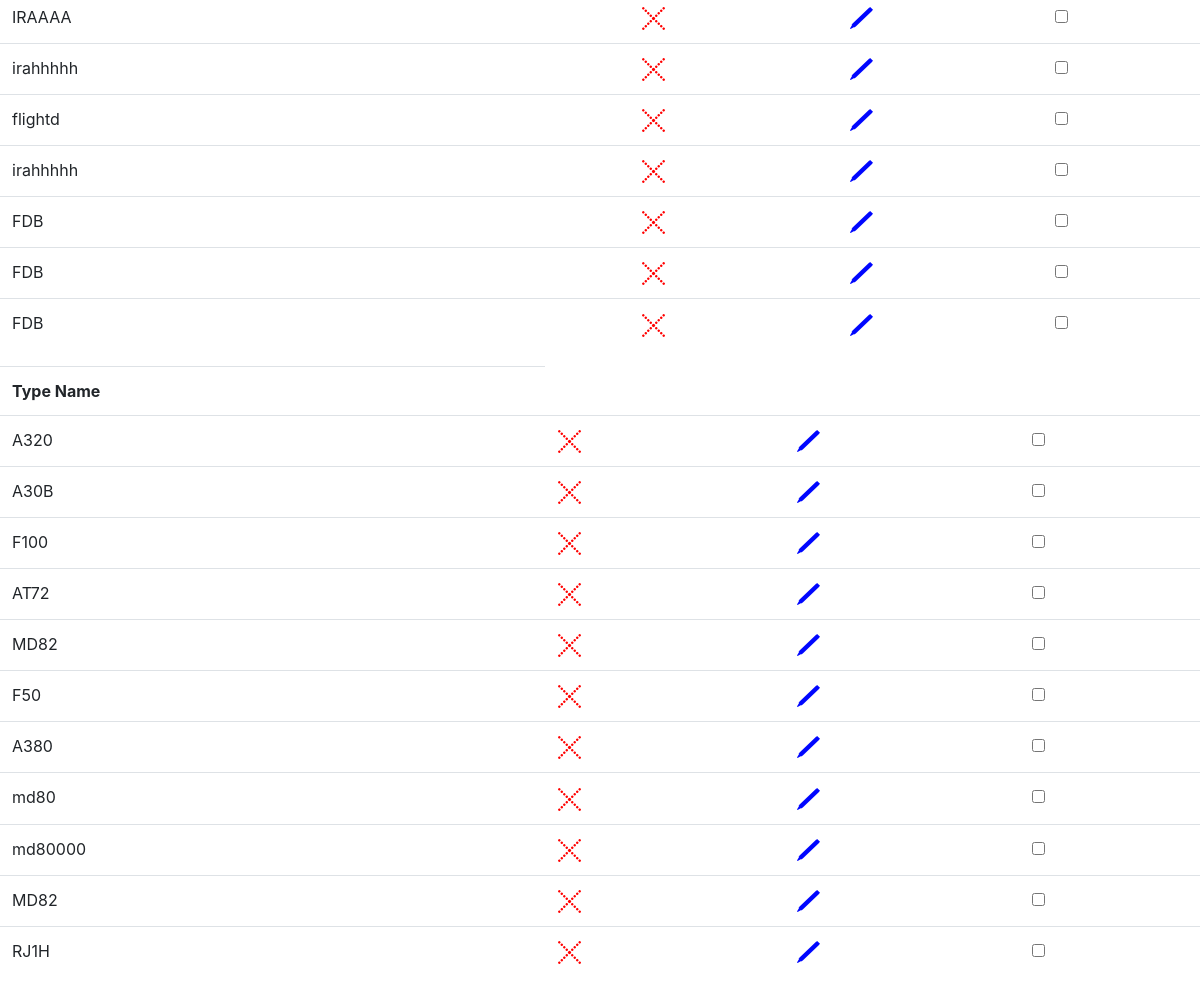
/app1/initialinfo/ (lower part), run on an earlier commit of the app's database.
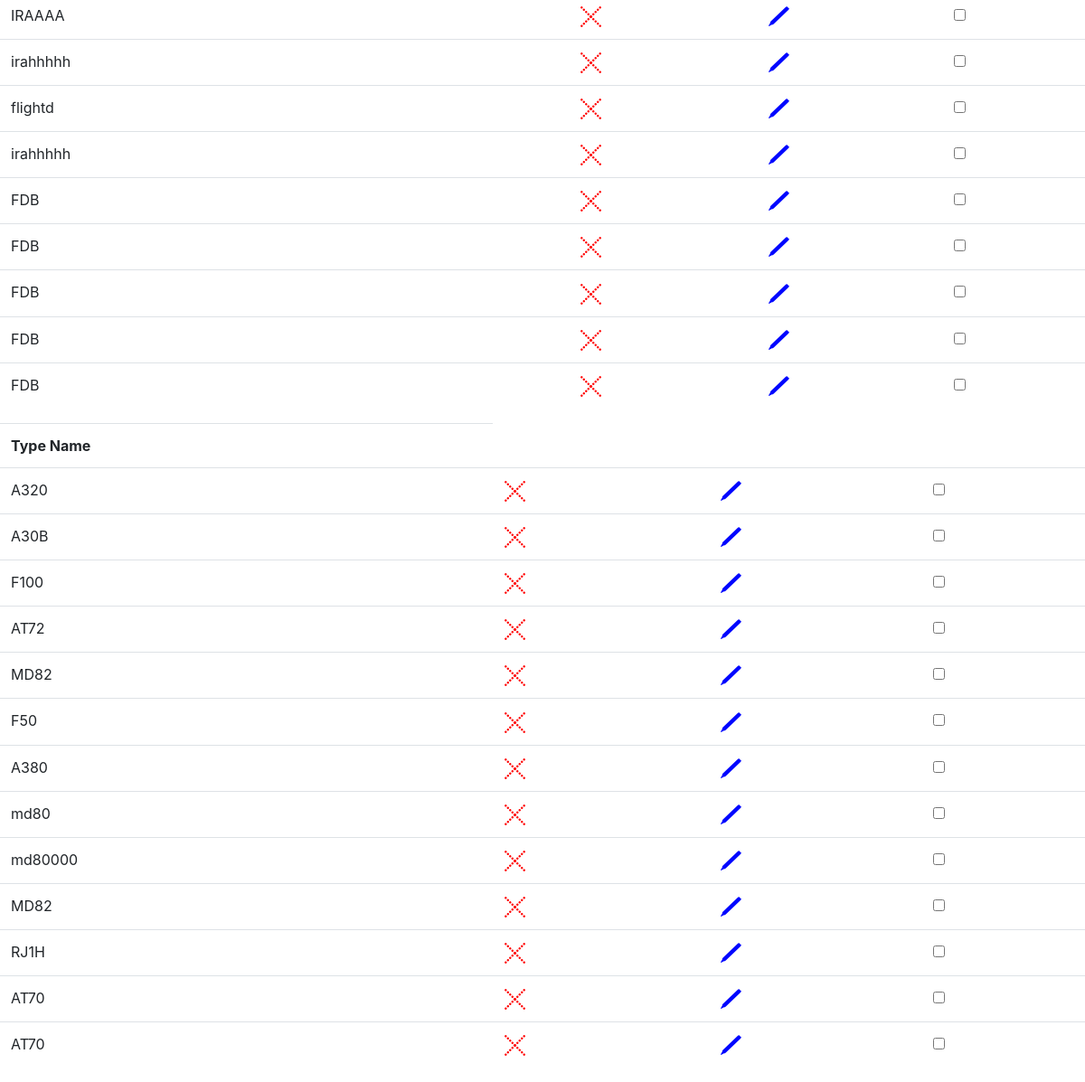
And on a later commit of the database.
### app1/models.py (models this page shows, shortened)
class companyList(models.Model):
    company=models.CharField(max_length=20,null=True)

class typeList(models.Model):
    type=models.CharField(max_length=10,null=True)

### app1/views.py (the view)
# urls.py: path('initialinfo/',views.main,name='initialinfo'),
def main(request):
    frmc=CompanyForm
    frmt=TypeForm
    msg=""
    cy=""
    tp=""
    if request.method=='POST' and 'btncompany' in request.POST:
        frmc=CompanyForm(request.POST)
        if frmc.is_valid():
            frmc.save(commit=True)
            msg="با موفقیت انجام شد"
    if request.method=='POST' and 'btntype' in request.POST:
        frmt=TypeForm(request.POST)
        if frmt.is_valid():
            frmt.save(commit=True)
            msg="با موفقیت انجام شد"
    cy=companyList.objects.all()
    tp=typeList.objects.all()
    return render(request,'app1/main.html',{'frmc':frmc,'frmt':frmt,'msg':msg,'cy':cy,'tp':tp})

### app1/templates/app1/main.html (shortened to what this page needs)
<!DOCTYPE html>
{% load static %}
{% load bootstrap %}
<html lang="en" dir="ltr">
  <head>
    <link rel="stylesheet" href="{% static 'css/Style2.css' %}">
    <link rel="stylesheet" href="{% static 'css/bootstrap.min.css' %}">
    <link rel="stylesheet" href="E:\B\Github\new-strip\FlightStrips_django\app1\static\css\Style2.css">
    <link rel="stylesheet" href="https://maxcdn.bootstrapcdn.com/bootstrap/4.3.1/css/bootstrap.min.css">
  </head>
  <body>
    <table class="table table-hover">
      {% for f in cy %}
      <tr class="flight-list-hover">
        <td>{{ f.company }}</td>
        <td><a href="#"><img src="{% static 'image/delete.png' %}" alt=""></a></td>
        <td><a href="{% url 'app1:flightUpdate' f.id %}"><img src="{% static 'image/edit.png' %}" alt=""></a></td>
        <td><input type="checkbox" name="ch1" value='{ f.id }'>{{ fi.d }}</td>
      </tr>
      {% endfor %}
      </table>
    <table class="table table-hover">
      <th>Type Name</th>
      {% for f in tp %}
      <tr class="flight-list-hover">
        <td>{{ f.type }}</td>
        <td><a href="#"><img src="{% static 'image/delete.png' %}" alt=""></a></td>
        <td><a href="{% url 'app1:flightUpdate' f.id %}"><img src="{% static 'image/edit.png' %}" alt=""></a></td>
        <td><input type="checkbox" name="ch1" value='{ f.id }'>{{ fi.d }}</td>
      </tr>
      {% endfor %}
      </table>
  </body>
</html>

What changed in the data, as far as the page shows it:
added companyList: company "FDB"
added companyList: company "FDB"
added typeList: type "AT70"
added typeList: type "AT70"
